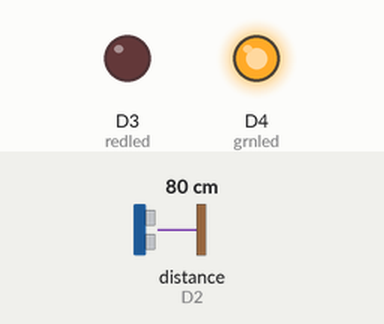
The sketch below on a simulated ESP8266 (NodeMCU). Shown: output pins drawn as LEDs (lit = HIGH). Wiring (inferred from the names in the program): ultrasonic range finder: trigger D1; echo D2. The inputs (shaded band) are chosen by the test bench; at power-on: distance to the obstacle (sensor on D2) 80 cm. The echo pulse lasts 58.3 µs per cm; WiFi joins after 1.5 s; servers stay silent unless stated; pins used as bus, display or sensor lines are not drawn; what the sketch prints to the serial monitor is not drawn.

Above: at 2.7 s.
2.8 s: distance to the obstacle (sensor on D2) set to 8 cm
4.3 s: distance to the obstacle (sensor on D2) set to 5 cm
At 5.6 s:
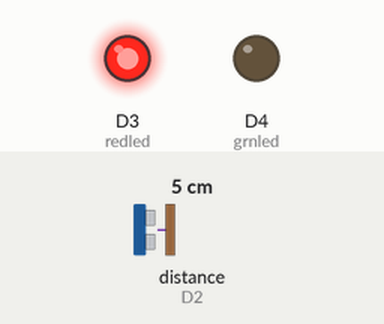
6.0 s: distance to the obstacle (sensor on D2) set to 9 cm
At 6.9 s:
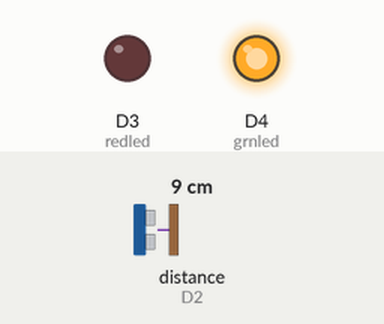
7.5 s: distance to the obstacle (sensor on D2) set to 2 cm
At 8.1 s:
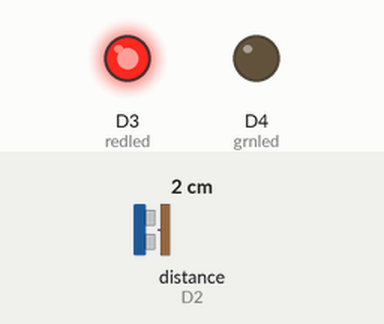
Timing chart, 0 to 10.0 s (numbered marks = the images above; inputs shaded):
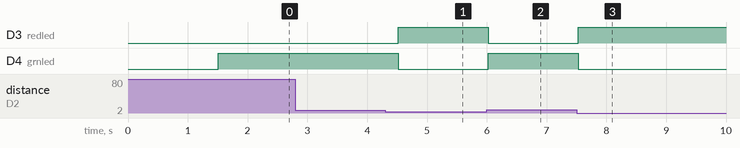

Measured:
- the behaviour switches between 7 and 6 cm on distance to the obstacle (sensor on D2) (found by bisection; images 0 and 1)
- after the input at 2.8 s, every drawn part: stays the same
- after the input at 4.3 s, D3 (redled): LOW → HIGH after 0.22 s; D4 (grnled): HIGH → LOW after 0.22 s
- after the input at 6.0 s, D3 (redled): HIGH → LOW at once; D4 (grnled): LOW → HIGH at once
- after the input at 7.5 s, D3 (redled): LOW → HIGH at once; D4 (grnled): HIGH → LOW at once

The sketch:

SmartTank.ino
```cpp
#include "ThingSpeak.h"
#include <ESP8266WiFi.h>
const int trigPin1 = D1;
const int echoPin1 = D2;
#define redled D3
#define grnled D4
unsigned long ch_no =  1887208;//Replace with Thingspeak Channel number
const char * write_api = "SB88QUJJ7PH2UHQZ";//Replace with Thingspeak write API
char auth[] = "mwa0000027854876";
char ssid[] = "GeoStone1";
char pass[] = "1234567890";
unsigned long startMillis;
unsigned long currentMillis;
const unsigned long period = 10000;
WiFiClient  client;
long duration1;
int distance1;
void setup()
{
  pinMode(trigPin1, OUTPUT);
  pinMode(echoPin1, INPUT);
  pinMode(redled, OUTPUT);
  pinMode(grnled, OUTPUT);
  pinMode(D3, OUTPUT);
  pinMode(D4, OUTPUT);
  digitalWrite(redled, LOW);
  digitalWrite(grnled, LOW);
  Serial.begin(9600);
  WiFi.begin(ssid, pass);
  while (WiFi.status() != WL_CONNECTED)
  {
    delay(500);
    Serial.print(".");
  }
  Serial.println("WiFi connected");
  Serial.println(WiFi.localIP());
  ThingSpeak.begin(client);
  startMillis = millis();  //initial start time
}
void loop()
{
  digitalWrite(trigPin1, LOW);
  delayMicroseconds(2);
  digitalWrite(trigPin1, HIGH);
  delayMicroseconds(10);
  digitalWrite(trigPin1, LOW);
  duration1 = pulseIn(echoPin1, HIGH);
  distance1 = duration1 * 0.034 / 2;
  Serial.println(distance1);
  if (distance1 <= 5 )
  {
    digitalWrite(D3, HIGH);
    digitalWrite(D4, LOW);
    Serial.println("Stop ! water has reached the required level...");
    delay(500);
  }
  else
  {
    digitalWrite(D4, HIGH);
    digitalWrite(D3, LOW);
    delay(500);
  }
  currentMillis = millis();
  if (currentMillis - startMillis >= period)
  {
    ThingSpeak.setField(1, distance1);
    ThingSpeak.writeFields(ch_no, write_api);
    startMillis = currentMillis;
  }
}
```
